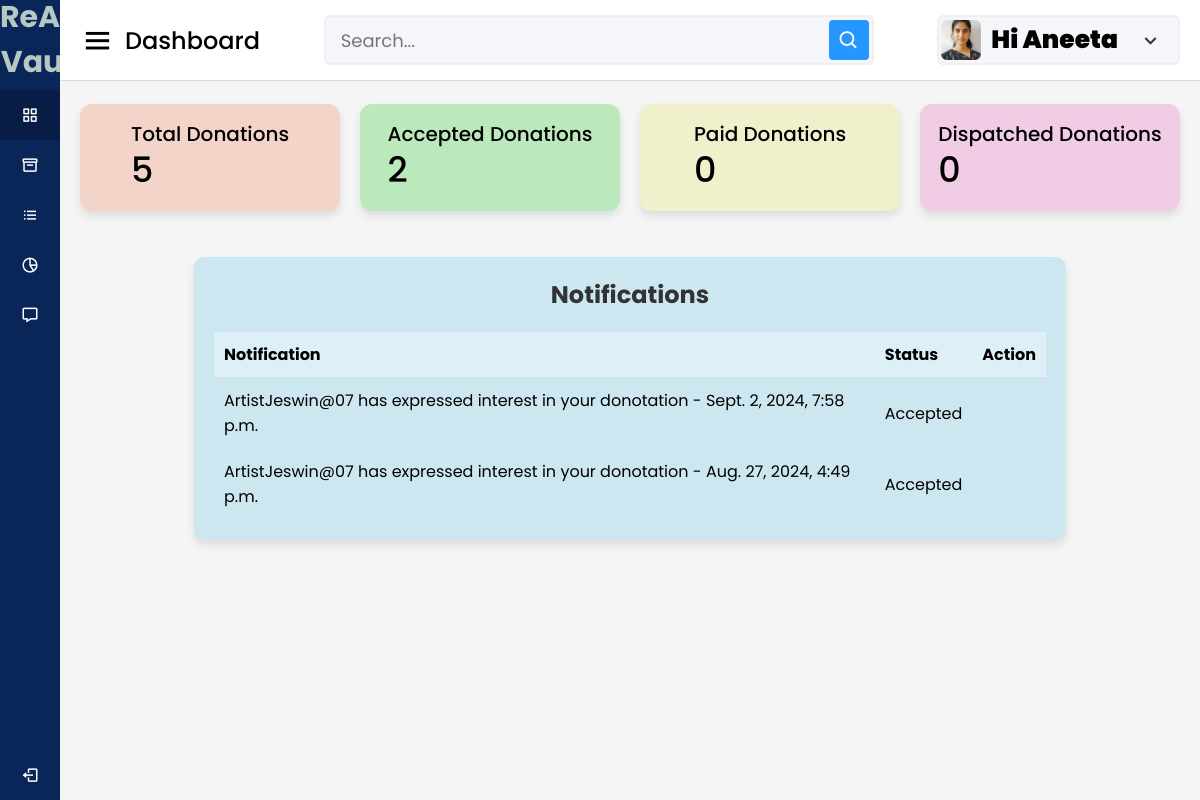
The app's page /donors/donor_notifications/ (signed in) with its own data.
### accounts/models.py (models this page shows, shortened)
class Donors(models.Model):
    user = models.OneToOneField(User, on_delete = models.CASCADE)
    phone = models.IntegerField(default=99999999)
    profile_pic = models.ImageField(upload_to= 'picture/donor', null=True,default='picture/donor/hi.jpg')

### donors/models.py (models this page shows, shortened)
class DonorNotification(models.Model):
    donor=models.ForeignKey(Donors, on_delete=models.CASCADE)
    message=models.TextField()
    created_at=models.DateTimeField(auto_now_add=True)
    is_read=models.BooleanField(default=False)
    interest_request=models.ForeignKey(InterestRequest, on_delete=models.CASCADE,null=True, blank=True)

### donors/views.py (the view)
# urls.py: path('donor_notifications/', views.donor_notifications, name='donor_notifications'),
@login_required
@never_cache
def donor_notifications(request):
    donor = get_object_or_404(Donors, user=request.user)
    notifications = DonorNotification.objects.filter(donor=donor).order_by('-created_at')
    notifications.update(is_read=True)
    total_donations = Donation.objects.filter(donor=donor).count()
    approved_donations = Donation.objects.filter(donor=donor, status ='accepted').count()
    context = {
        'donor':donor,
        'total_donations':total_donations,
        'approved_donations':approved_donations,
        'notifications': notifications
    }
    return render(request, 'Donors/donor_notifications.html', context)

### cart/context_processors.py (called while the page is built)
def counter(request):
    cart_count=0
    if 'admin' in request.path:
        return{}
    else:
        try:
            cart=Cart.objects.filter(cart_id=_cart_id(request))
            cart_items=CartItem.objects.all().filter(cart=cart[:1])
            for cart_item in cart_items:
                cart_count = cart_item.Quantity
        except CartItem.DoesNotExist:
            cart_count=0
    return dict(cart_count=cart_count)

### cart/views.py (called while the page is built)
def _cart_id(request):
    cart=request.session.session_key
    if not cart:
        cart=request.session.create()
    return cart

### category/context_processors.py (called while the page is built)
def menu_links(request):
    links = Category.objects.all()
    return dict(links=links)

### template/Donors/donor_notifications.html (shortened to what this page needs)
{% load static %}
<!DOCTYPE html>
<html lang="en" dir="ltr">
<head>
  <link rel="stylesheet" href="{% static 'assets/css/styles.css' %}">
  <link href='https://unpkg.com/boxicons@2.0.7/css/boxicons.min.css' rel='stylesheet'>
</head>
<body>
  <div class="sidebar">
    <div class="logo-details">
      <span class="logo_name" style="font-size: 30px; text-align: center; font-weight: 700; color: #b5c8c1;">ReArt Vault</span>
    </div>
    <ul class="nav-links">
      <li>
        <a href="{% url 'donor_dashboard' %}" class="active">
          <i class='bx bx-grid-alt'></i>
          <span class="links_name">Donors Dashboard</span>
        </a>
      </li>
      <li>
        <a href="{% url 'donate_waste' %}">
          <i class='bx bx-box'></i>
          <span class="links_name">Add Donations</span>
        </a>
      </li>
      <li>
        <a href="{% url 'view_donations' %}">
          <i class='bx bx-list-ul'></i>
          <span class="links_name">Manage Donations</span>
        </a>
      </li>
      <li>
        <a href="{% url 'view_rates' %}">
          <i class='bx bx-pie-chart-alt-2'></i>
          <span class="links_name">Price Listings</span>
        </a>
      </li>
      <li>
        <a href="{% url 'donor_notifications' %}">
          <i class='bx bx-message'></i>
          <span class="links_name">Notifications</span>
        </a>
      </li>
      <li class="log_out">
        <a href="{% url 'userlogout' %}">
          <i class='bx bx-log-out'></i>
          <span class="links_name">Log out</span>
        </a>
      </li>
    </ul>
  </div>
  <section class="home-section">
    <nav>
      <div class="sidebar-button">
        <i class='bx bx-menu sidebarBtn'></i>
        <span class="dashboard">Dashboard</span>
      </div>
      <div class="search-box">
        <input type="text" placeholder="Search...">
        <i class='bx bx-search'></i>
      </div>
      <div class="profile-details">
        <img src="{{donor.profile_pic.url}}" alt="">
        <span class="admin_name" style="font-size: 25px; font-weight: 900; color: #010302;">Hi {{user.username}}</span>
        <i class='bx bx-chevron-down'></i>
      </div>
    </nav>
    <body>
      <div class="home-content">
        <div class="overview-boxes">
          <div class="box" style="background-color:rgb(243, 212, 200);">
            <div class="right-side">
              <div class="box-topic">Total Donations</div>
              <div class="number">{{ total_donations }}</div>
            </div>
          </div>
          <div class="box" style="background-color:rgb(188, 233, 188);">
            <div class="right-side">
              <div class="box-topic">Accepted Donations</div>
              <div class="number">{{ approved_donations }}</div>
            </div>
          </div>
          <div class="box" style="background-color:rgb(240, 240, 205);">
            <div class="right-side">
              <div class="box-topic">Paid Donations</div>
              <div class="number"> 0</div>
            </div>
          </div>
          <div class="box" style="background-color:rgb(240, 205, 228);">
            <div class="right-side">
              <div class="box-topic">Dispatched Donations</div>
              <div class="number">0</div>
            </div>
          </div>
        </div>
</head>
<body>
  <div class="sales-boxes">
    <div class="recent-sales box" style="background-color: rgb(205, 231, 240); padding: 20px; border-radius: 10px; width: 100%; max-width: 1000px;">
        <div class="title" style="font-size: 24px; font-weight: bold; margin-bottom: 20px;">Notifications</div>
        <table style="width: 100%; border-collapse: collapse;">
            <thead>
                <tr style="background-color: #ddeff7; text-align: left;">
                    <th style="padding: 10px; border-bottom: 1px solid #ddd;">Notification</th>
                    <th style="padding: 10px; border-bottom: 1px solid #ddd;">Status</th>
                    <th style="padding: 10px; border-bottom: 1px solid #ddd;">Action</th>
                </tr>
            </thead>
            <tbody>
                {% for notification in notifications %}
                    <tr class="{% if notification.is_read %}read{% else %}unread{% endif %}">
                        <td style="padding: 10px; border-bottom: 1px solid #ddd;">
                            {{ notification.message }} - {{ notification.created_at }}
                        </td>
                        <td style="padding: 10px; border-bottom: 1px solid #ddd;">
                            {% if notification.interest_request %}
                                {% if notification.interest_request.status == 'accepted' %}
                                    Accepted
                                {% elif notification.interest_request.status == 'rejected' %}
                                    Rejected
                                {% else %}
                                    Pending
                                {% endif %}
                            {% else %}
                                No related interest requests found.
                            {% endif %}
                        </td>
                        <td style="padding: 10px; border-bottom: 1px solid #ddd;">
                        </td>
                    </tr>
                {% endfor %}
            </tbody>
        </table>
    </div>
</div>

### static/assets/css/styles.css (style rules this page uses)
* { margin: 0; padding: 0; box-sizing: border-box; font-family: 'Poppins', sans-serif; }
.sidebar { position: fixed; height: 100%; width: 240px; background: #0A2558; transition: all 0.5s ease; }
.sidebar .logo-details { height: 80px; display: flex; align-items: center; }
.sidebar .logo-details .logo_name { color: #fff; font-size: 24px; font-weight: 500; }
.sidebar .nav-links { margin-top: 10px; }
.sidebar .nav-links li { position: relative; list-style: none; height: 50px; }
.sidebar .nav-links li a { height: 100%; width: 100%; display: flex; align-items: center; text-decoration: none; transition: all 0.4s ease; }
.sidebar .nav-links li a.active { background: #081D45; }
.sidebar .nav-links li i { min-width: 60px; text-align: center; font-size: 18px; color: #fff; }
.sidebar .nav-links li a .links_name { color: #fff; font-size: 15px; font-weight: 400; white-space: nowrap; }
.sidebar .nav-links .log_out { position: absolute; bottom: 0; width: 100%; }
.home-section { position: relative; background: #f5f5f5; min-height: 100vh; width: calc(100% - 240px); left: 240px; transition: all 0.5s ease; }
.home-section nav { display: flex; justify-content: space-between; height: 80px; background: #fff; display: flex; align-items: center; position: fixed; width: calc(100% - 240px); left: 240px; z-index: 100; padding: 0 20px; box-shadow: 0 1px 1px rgba(0, 0, 0, 0.1); transition: all 0.5s ease; }
.home-section nav .sidebar-button { display: flex; align-items: center; font-size: 24px; font-weight: 500; }
nav .sidebar-button i { font-size: 35px; margin-right: 10px; }
.home-section nav .search-box { position: relative; height: 50px; max-width: 550px; width: 100%; margin: 0 20px; }
nav .search-box input { height: 100%; width: 100%; outline: none; background: #F5F6FA; border: 2px solid #EFEEF1; border-radius: 6px; font-size: 18px; padding: 0 15px; }
nav .search-box .bx-search { position: absolute; height: 40px; width: 40px; background: #2697FF; right: 5px; top: 50%; transform: translateY(-50%); border-radius: 4px; line-height: 40px; text-align: center; color: #fff; font-size: 22px; transition: all 0.4 ease; }
.home-section nav .profile-details { display: flex; align-items: center; background: #F5F6FA; border: 2px solid #EFEEF1; border-radius: 6px; height: 50px; min-width: 190px; padding: 0 15px 0 2px; }
nav .profile-details img { height: 40px; width: 40px; border-radius: 6px; object-fit: cover; }
nav .profile-details .admin_name { font-size: 15px; font-weight: 500; color: #333; margin: 0 10px; white-space: nowrap; }
nav .profile-details i { font-size: 25px; color: #333; }
.home-section .home-content { position: relative; padding-top: 104px; }
.home-content .overview-boxes { display: flex; align-items: center; justify-content: space-between; flex-wrap: wrap; padding: 0 20px; margin-bottom: 26px; }
.overview-boxes .box { display: flex; align-items: center; justify-content: center; width: calc(100% / 4 - 15px); background: #fff; padding: 15px 14px; border-radius: 12px; box-shadow: 0 5px 10px rgba(0,0,0,0.1); }
.overview-boxes .box-topic { font-size: 20px; font-weight: 500; }
.home-content .box .number { display: inline-block; font-size: 35px; margin-top: -6px; font-weight: 500; }
.home-content .sales-boxes { display: flex; justify-content: space-between; }
.home-content .sales-boxes .recent-sales { width: 65%; background: #fff; padding: 20px 30px; margin: 0 20px; border-radius: 12px; box-shadow: 0 5px 10px rgba(0, 0, 0, 0.1); }
.sales-boxes .box .title { font-size: 24px; font-weight: 500; }
@media (max-width: 1240px) { .sidebar { width: 60px; } }
@media (max-width: 1240px) { .home-section { width: calc(100% - 60px); left: 60px; } }
@media (max-width: 1240px) { .home-section nav { width: calc(100% - 60px); left: 60px; } }

### records on screen
Donors: profile_pic (picture)
DonorNotification: message "ArtistJeswin@07 has expressed interest in your donotation", created_at "Sept. 2, 2024, 7:58 p.m.", shows "Accepted"
DonorNotification: message "ArtistJeswin@07 has expressed interest in your donotation", created_at "Aug. 27, 2024, 4:49 p.m.", shows "Accepted"

### other values on screen
{{ user.username }} "Aneeta"
{{ total_donations }} "5"
{{ approved_donations }} "2"
